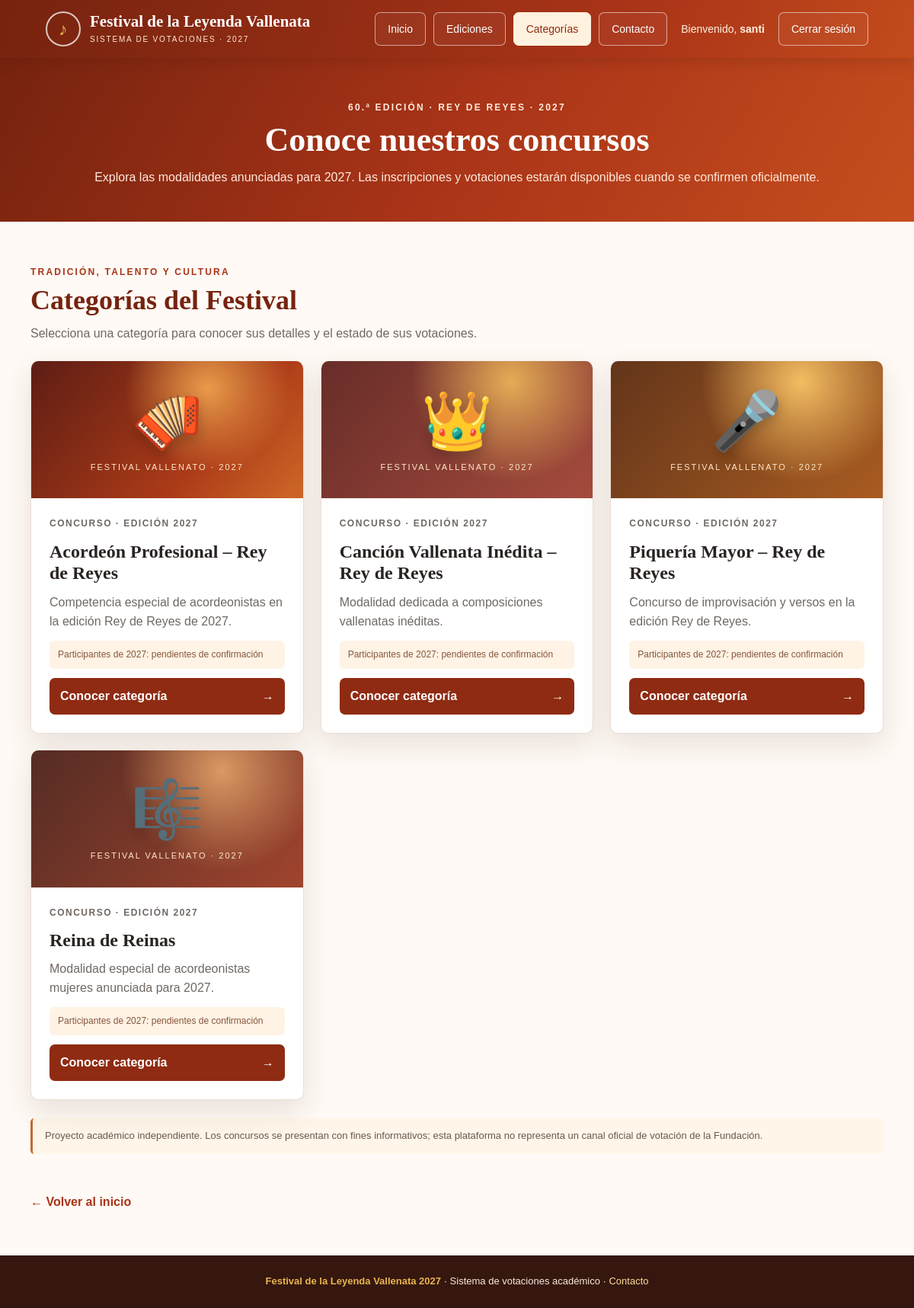
/categorias/ (signed in), run on the app's committed database.
### votaciones/models.py (models this page shows, shortened)
class Categoria(models.Model):
    nombre = models.CharField(max_length=100, verbose_name="Nombre de la Categoría")
    descripcion = models.TextField(blank=True, null=True, verbose_name="Descripción")
    estado = models.BooleanField(default=True, verbose_name="Activa")
    class Meta:
        verbose_name = "Categoría"
        verbose_name_plural = "Categorías"

### votaciones/views.py (the view)
# urls.py: path('categorias/', views.lista_categorias, name='categorias'),
def lista_categorias(request):
    categorias = Categoria.objects.filter(estado=True, votaciones_categoria__edicion__activa=True).distinct().order_by('nombre')
    return render(request, 'votaciones/categorias.html', {'categorias': categorias})

### votaciones/templates/votaciones/categorias.html (shortened to what this page needs)
{% load static %}
<!DOCTYPE html><html lang="es"><head>
    <link rel="stylesheet" href="{% static 'votaciones/css/festival.css' %}?v=20271025"></head>
<body><header class="site-header"><a class="brand" href="{% url 'votaciones:index' %}"><span class="brand-mark" aria-hidden="true">♪</span><span><span class="brand-name">Festival de la Leyenda Vallenata</span><span class="brand-subtitle">Sistema de votaciones · 2027</span></span></a>{% include 'votaciones/includes/navbar.html' %}</header>
<main><section class="category-top"><p class="eyebrow">60.ª edición · Rey de Reyes · 2027</p><h1>Conoce nuestros concursos</h1><p>Explora las modalidades anunciadas para 2027. Las inscripciones y votaciones estarán disponibles cuando se confirmen oficialmente.</p></section>
<section class="section"><div class="section-heading"><p class="eyebrow">Tradición, talento y cultura</p><h2>Categorías del Festival</h2><p>Selecciona una categoría para conocer sus detalles y el estado de sus votaciones.</p></div>
<div class="category-grid category-showcase">{% for categoria in categorias %}<article class="category-card category-card-enhanced category-visual"><div class="category-illustration category-illustration-{{ forloop.counter|add:'0' }}" aria-hidden="true"><span>{% cycle '🪗' '👑' '🎤' '🎼' %}</span><small>Festival Vallenato · 2027</small></div><div class="category-card-body"><p class="card-kicker">Concurso · Edición 2027</p><h3>{{ categoria.nombre }}</h3><p>{{ categoria.descripcion|default:'Información del concurso disponible próximamente.' }}</p><span class="category-meta">Participantes de 2027: pendientes de confirmación</span><a class="category-cta" href="{% url 'votaciones:detalle_categoria' categoria.id %}">Conocer categoría <span aria-hidden="true">→</span></a></div></article>{% empty %}<div class="empty-state">Todavía no hay categorías. Ejecuta <code>python manage.py preparar_categorias_2027</code> para cargarlas sin afectar los registros existentes.</div>{% endfor %}</div>
<p class="category-disclaimer">Proyecto académico independiente. Los concursos se presentan con fines informativos; esta plataforma no representa un canal oficial de votación de la Fundación.</p><a class="back-link" href="{% url 'votaciones:index' %}">← Volver al inicio</a></section></main><footer class="site-footer"><strong>Festival de la Leyenda Vallenata 2027</strong> · Sistema de votaciones académico · <a href="{% url 'votaciones:contacto' %}">Contacto</a></footer></body></html>

### votaciones/templates/votaciones/includes/navbar.html (shortened to what this page needs)
<nav class="header-actions" aria-label="Navegación y acceso de usuario">
    <a href="{% url 'votaciones:index' %}"{% if request.resolver_match.url_name == 'index' %} class="nav-active" aria-current="page"{% endif %}>Inicio</a>
    <a href="{% url 'votaciones:index' %}#ediciones"{% if request.resolver_match.url_name == 'detalle_edicion' %} class="nav-active" aria-current="page"{% endif %}>Ediciones</a>
    <a href="{% url 'votaciones:categorias' %}"{% if request.resolver_match.url_name == 'categorias' or request.resolver_match.url_name == 'detalle_categoria' %} class="nav-active" aria-current="page"{% endif %}>Categorías</a>
    <a href="{% url 'votaciones:contacto' %}"{% if request.resolver_match.url_name == 'contacto' %} class="nav-active" aria-current="page"{% endif %}>Contacto</a>
    {% if user.is_authenticated %}
        <span class="welcome">Bienvenido, <strong>{{ user.username }}</strong></span>
        <form action="{% url 'logout' %}" method="post" style="display:inline;">
            <button type="submit">Cerrar sesión</button>
        </form>
    {% else %}
        <span class="welcome">Estás como visitante</span>
        <a href="{% url 'login' %}">Iniciar sesión</a>
        <a href="{% url 'usuarios:registro' %}">Crear cuenta</a>
    {% endif %}
</nav>

### data on the page
Categoria: nombre "Acordeón Profesional – Rey de Reyes", descripcion "Competencia especial de acordeonistas en la edición Rey de Reyes de 2027."
Categoria: nombre "Canción Vallenata Inédita – Rey de Reyes", descripcion "Modalidad dedicada a composiciones vallenatas inéditas."
Categoria: nombre "Piquería Mayor – Rey de Reyes", descripcion "Concurso de improvisación y versos en la edición Rey de Reyes."
Categoria: nombre "Reina de Reinas", descripcion "Modalidad especial de acordeonistas mujeres anunciada para 2027."

### other printed values
{{ user.username }} "santi"
